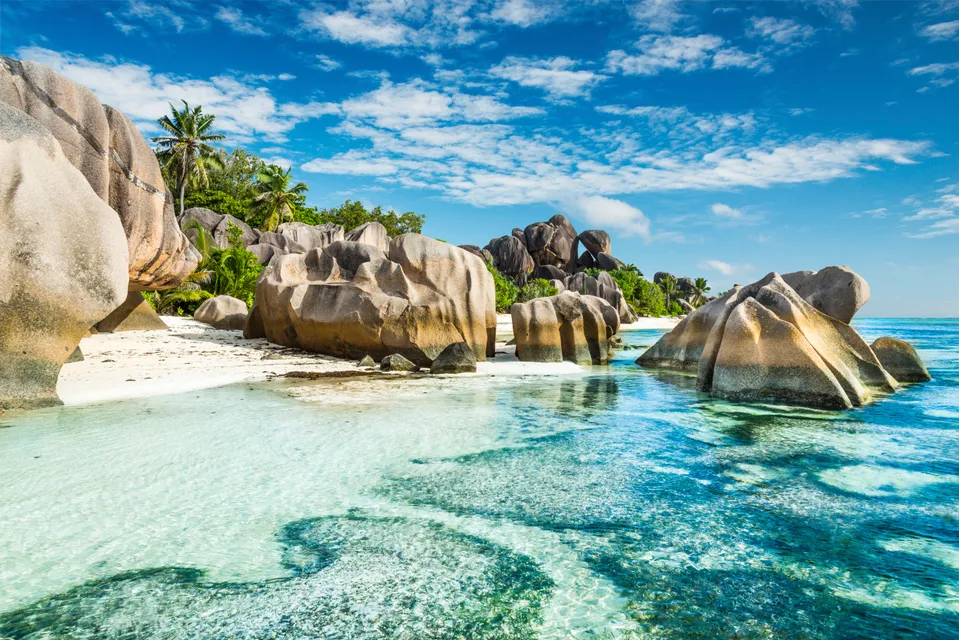
#> input picture Questions/4/imagem4.jpg, 959 x 640 px
$ python Answer.py
#> lines starting #> are read from the running program, lines starting #| are printed output that depends on the picture
import cv2
import numpy as np

img = cv2.imread('imagem4.jpg', cv2.IMREAD_COLOR)
#> img is the input picture: shape (640, 959, 3); mean B, G, R 168.8, 164.4, 120.4

if img is None:

    print("the file cannot be read")

else:

    img_HSV = cv2.cvtColor(img, cv2.COLOR_BGR2HSV) #conversion
#> img_HSV: shape (640, 959, 3); mean H, S, V 73.2, 112.4, 184.1

    R , G , B = cv2.split(img)  # spliting channels
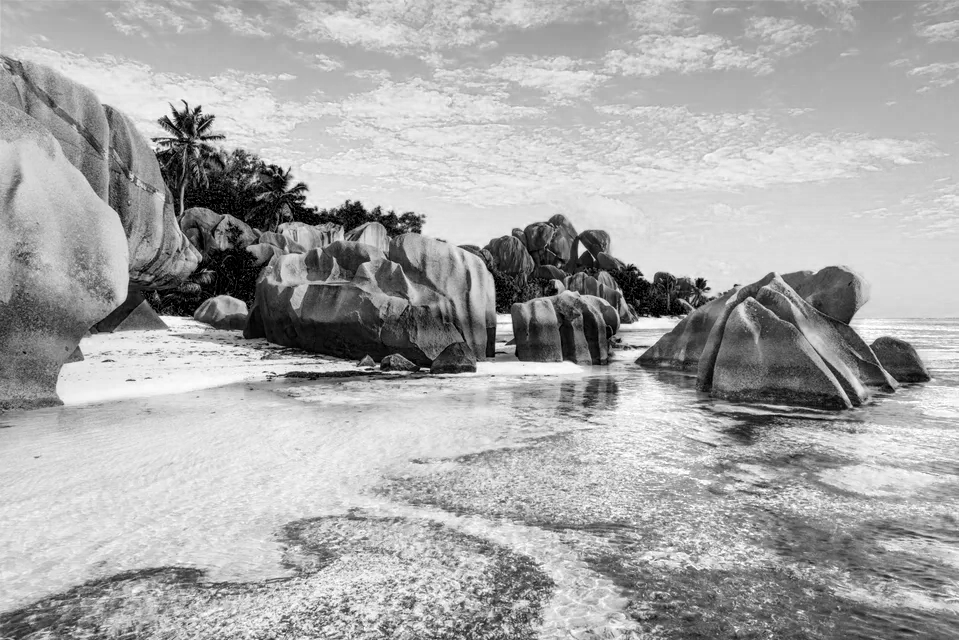
#> R: shape (640, 959); min 0, max 255, mean 168.8
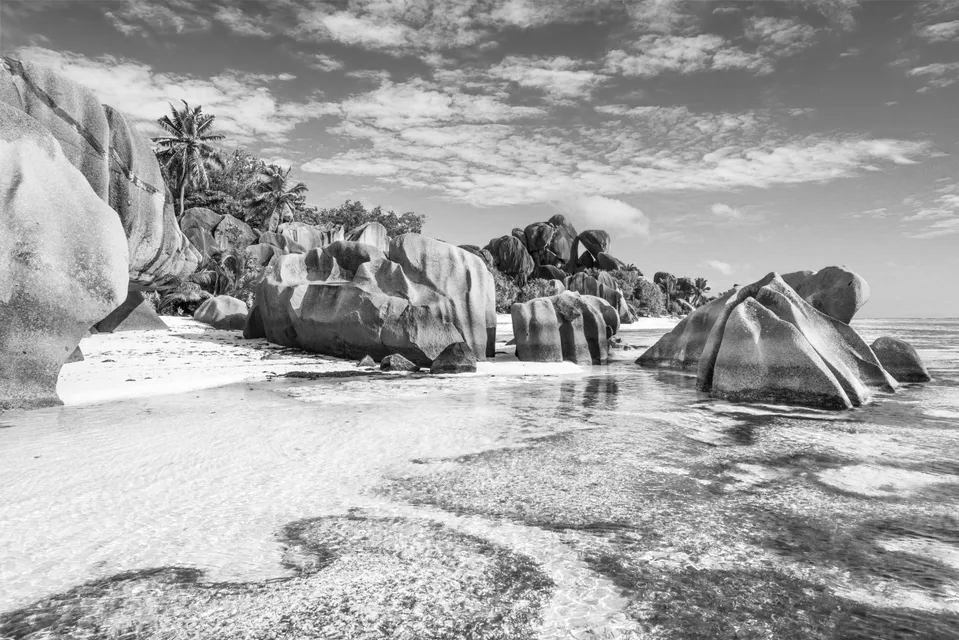
#> G: shape (640, 959); min 0, max 255, mean 164.4
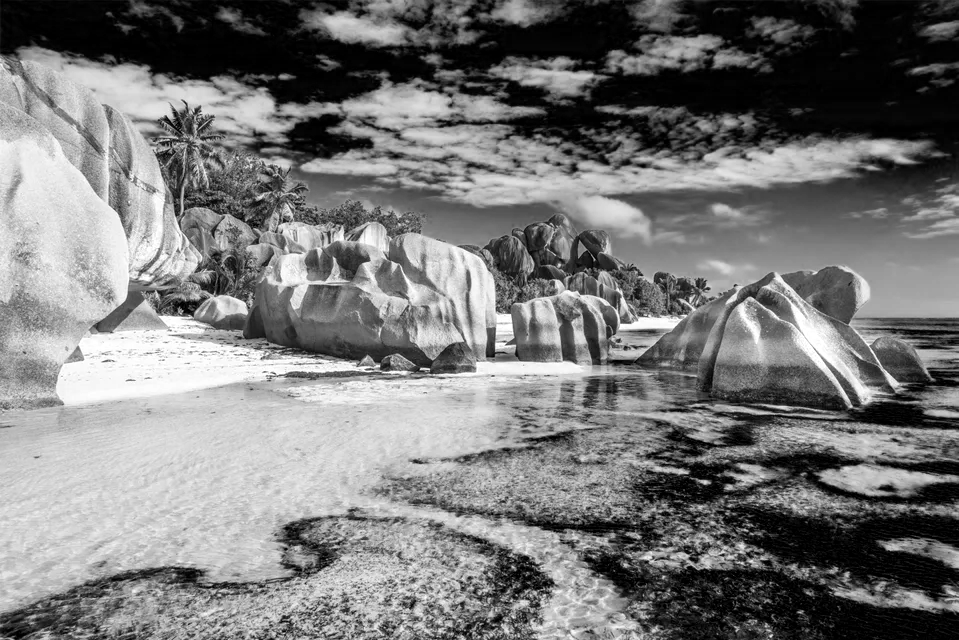
#> B: shape (640, 959); min 0, max 255, mean 120.4

    ######### now i'll create 1 image for 1 channel

    R_img = cv2.merge([np.zeros_like(B), np.zeros_like(G), R])#in BGR format
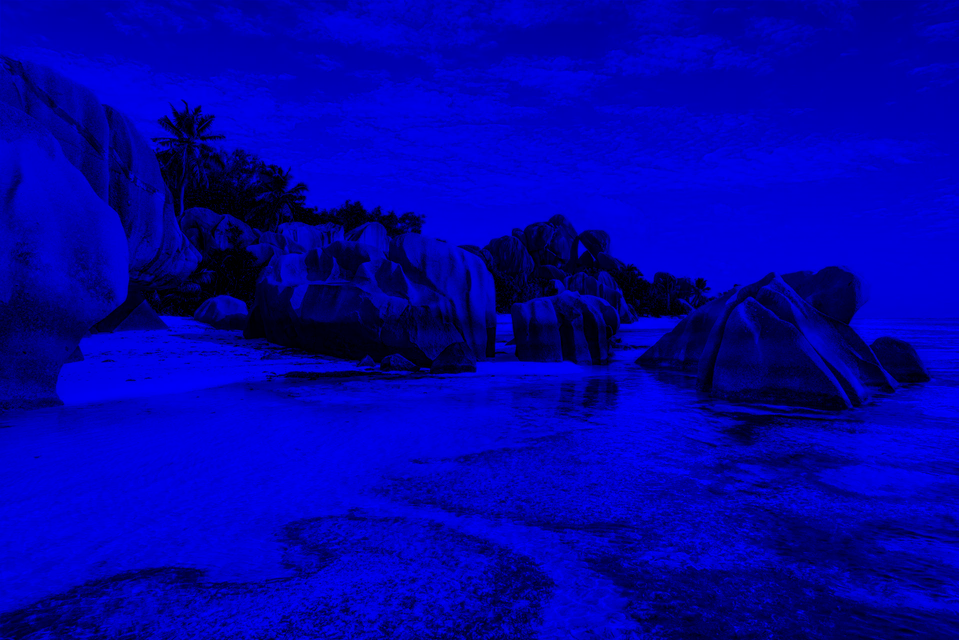
#> R_img: shape (640, 959, 3); mean R, G, B 0, 0, 168.8
    G_img = cv2.merge([np.zeros_like(B), B, np.zeros_like(R)])
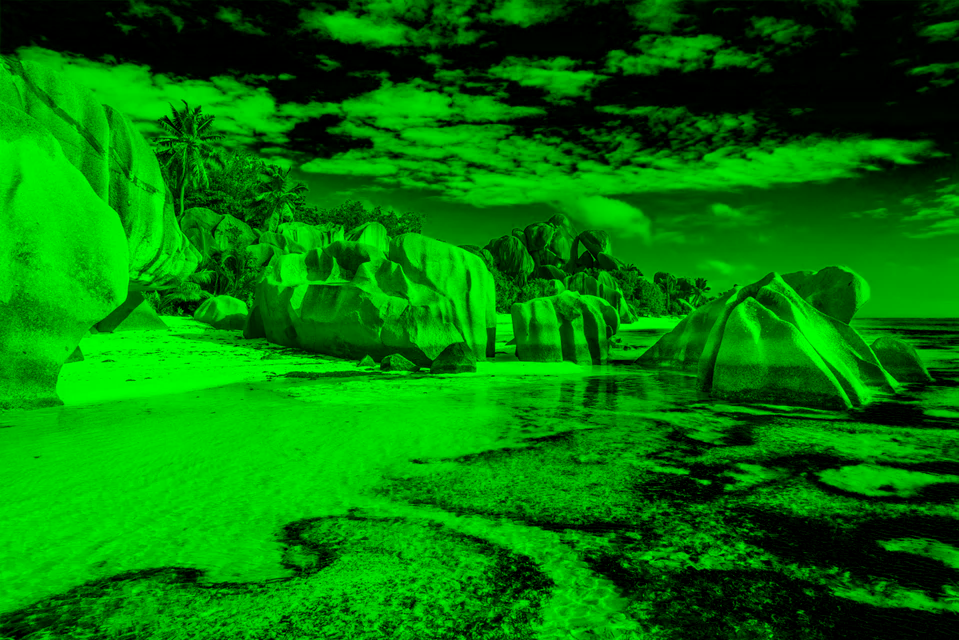
#> G_img: shape (640, 959, 3); mean of channels 0, 1, 2 0, 120.4, 0; drawn as B, G, R
    B_img = cv2.merge([B, np.zeros_like(G), np.zeros_like(R)])
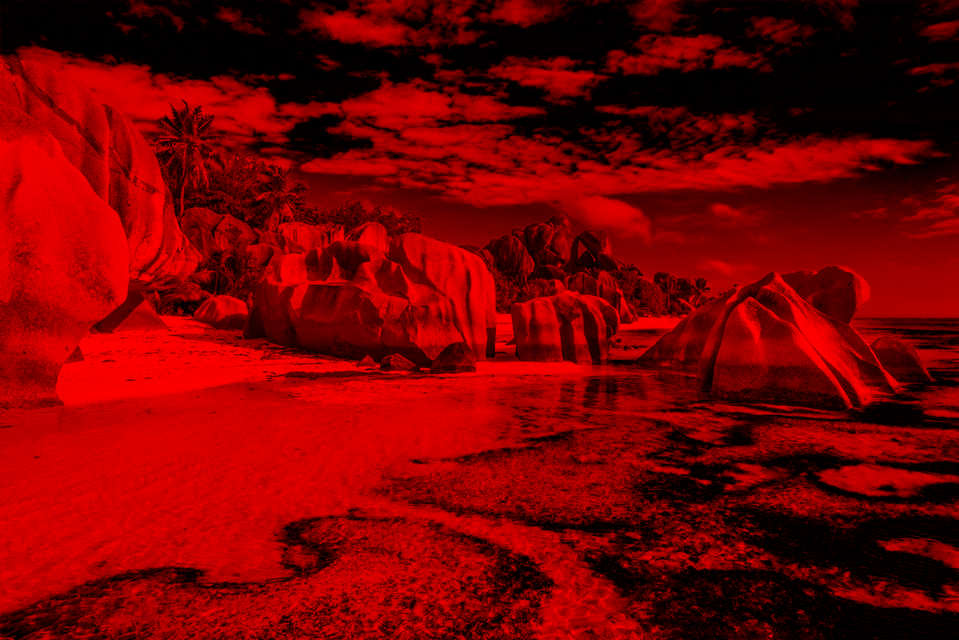
#> B_img: shape (640, 959, 3); mean R, G, B 120.4, 0, 0

    ################################ now we have the same image in 3 different channels

    cv2.imshow('RED CHANNEL', R_img)
    cv2.imshow('GREEN CHANNEL', G_img)
    cv2.imshow('BLUE CHANNEL', B_img)
    cv2.imshow('IMAGE HSV.jpg', img_HSV)

    ##################### now, let's save it

    cv2.imwrite('red_channel.jpg', R_img)
    cv2.imwrite('green_channel.jpg', G_img)
    cv2.imwrite('blue_channel.jpg', B_img)
    cv2.imwrite('hsv_img.jpg', img_HSV)

    cv2.waitKey(0)
    cv2.destroyAllWindows
